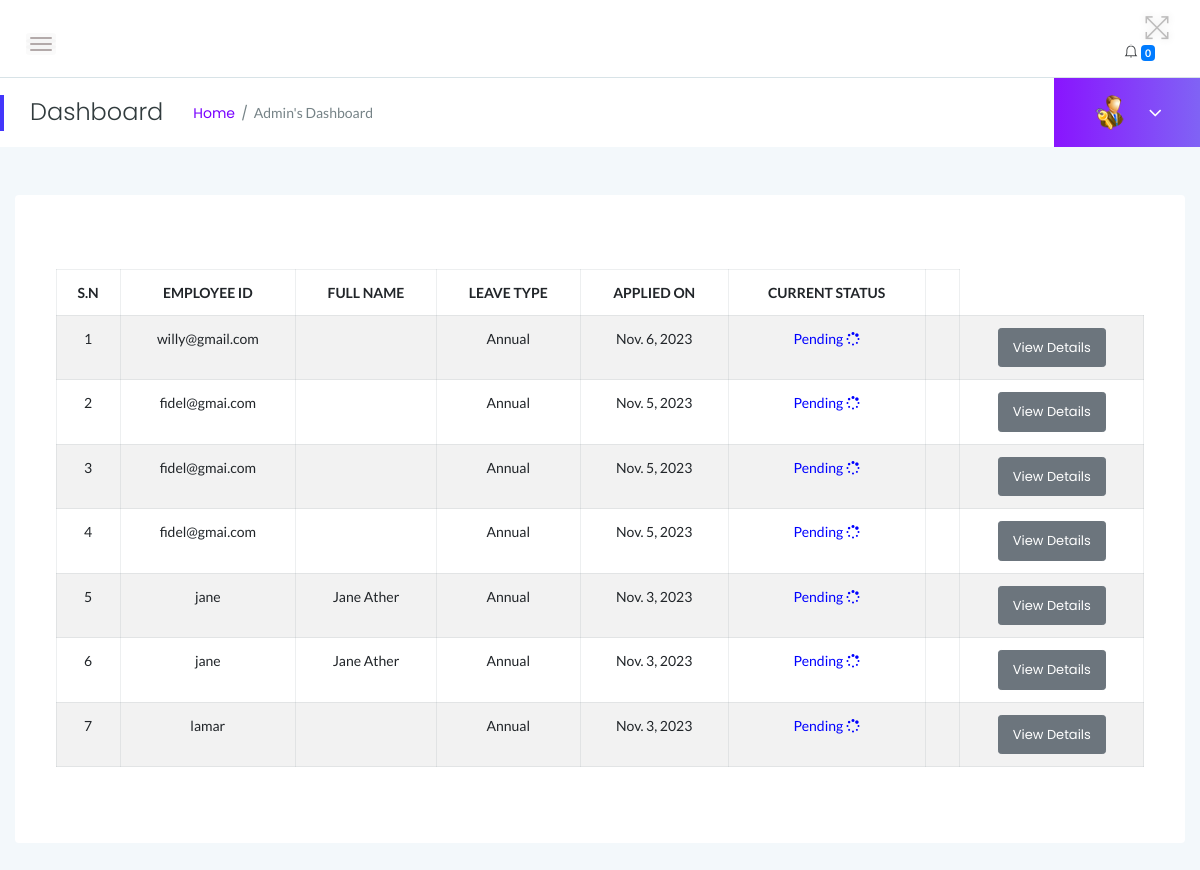
Screenshot of /myadmin/leaves_history/ (signed in) with the database file from the repository.
### myadmin/models.py (models this page shows)
class Leave(models.Model):
    employee = models.ForeignKey(User, on_delete=models.CASCADE)
    leave_type = models.CharField(max_length=100, default='Annual')
    posting_date = models.DateField(auto_now_add=True)
    status = models.CharField(
        max_length=10,
        choices=STATUS_CHOICES,
        default='Pending'
    )
    leavetype = models.CharField(max_length=255, default=None)
    description = models.TextField(default=None)
    fromdate = models.DateField( default=None)
    todate = models.DateField( default=None)
    isread = models.IntegerField(default=0)

### myadmin/views.py (the view)
# urls.py: path('leaves_history/', views.leaves_history, name='leave_history'),
@login_required
def leaves_history(request):
    if not request.user.is_authenticated:
        return redirect('admin_login')  # Redirect to the login page if not authenticated
    leave_history = Leave.objects.select_related('employee').order_by('-id')  # Assuming you have a Leave model
    return render(request, 'admin/leaves_history.html', {'leave_history': leave_history})

### myadmin/templates/admin/leaves_history.html (shortened to what this page needs)
{% load static %}
<!DOCTYPE html>
<html class="no-js" lang="en">
<head>
{% include 'admin/top.html' %}
</head>
<body>
   {% include 'admin/sidebars.html' %}
    <div class="main-content-inner">
        <div class="row">
            <div class="col-12 mt-5">
                <div class="card">
                    <div class="card-body">
                        <div class="single-table">
                            <div class="table-responsive">
                                <table class="table table-hover table-striped table-bordered progress-table text-center">
                                    <thead class="text-uppercase">
                                        <tr>
                                            <th>S.N</th>
                                            <th>Employee ID</th>
                                            <th>Full Name</th>
                                            <th>Leave Type</th>
                                            <th>Applied On</th>
                                            <th>Current Status</th>
                                            <th></th>
                                        </tr>
                                    </thead>
                                    <tbody>
                                        {% for leave in leave_history %}
                                            <tr>
                                                <td>{{ forloop.counter }}</td>
                                                <td>{{ leave.employee }}</td>
                                                <td>{{ leave.employee.first_name }} {{ leave.employee.last_name }}</td>
                                                <td>{{ leave.leave_type }}</td>
                                                <td>{{ leave.posting_date }}</td>
                                                <td>
                                                    {% if leave.Status == 1 %}
                                                        <span style="color: green">Approved <i class="fa fa-check-square-o"></i></span>
                                                    {% elif leave.Status == 2 %}
                                                        <span style="color: red">Declined <i class="fa fa-times"></i></span>
                                                    {% else %}
                                                        <span style="color: blue">Pending <i class="fa fa-spinner"></i></span>
                                                    {% endif %}
                                                </td>
                                                <td>
                                                    <td><a href="{% url 'myadmin:employee_leave_details' leave.id %}" class="btn btn-secondary btn-sm">View Details</a></td>
                                                </td>
                                            </tr>
                                        {% endfor %}
                                    </tbody>
                                </table>
                            </div>
                        </div>
                    </div>
                </div>
            </div>
        </div>
    </div>
        </div>
    </div>
</body>
</html>

### static/css/styles.css (style rules this page uses)
.card { border: none; border-radius: 4px; background-color: #fff; -webkit-transition: all 0.3s ease 0s; transition: all 0.3s ease 0s; }
.card-body { padding: 25.6px; padding: 1.6rem; }
.main-content-inner { padding: 0 30px 50px; }
.btn { padding: 11px 17px; font-size: 13px; letter-spacing: 0; }
.btn-sm { padding: 9px 14px; }
.single-table .table { margin-bottom: 0; }
table tr th { border-bottom: none; }
table tr th, table tr td { border-top: 1px solid rgba(120, 130, 140, 0.13) !important; }
.table-bordered td, .table-bordered th { border: 1px solid rgba(120, 130, 140, 0.13) !important; }

### rows the page displays
Leave: employee "willy@gmail.com", leave_type "Annual", posting_date "Nov. 6, 2023"
Leave: employee "fidel@gmai.com", leave_type "Annual", posting_date "Nov. 5, 2023"
Leave: employee "fidel@gmai.com", leave_type "Annual", posting_date "Nov. 5, 2023"
Leave: employee "fidel@gmai.com", leave_type "Annual", posting_date "Nov. 5, 2023"
Leave: employee "jane", employee.first_name "Jane", employee.last_name "Ather", leave_type "Annual", posting_date "Nov. 3, 2023"
Leave: employee "jane", employee.first_name "Jane", employee.last_name "Ather", leave_type "Annual", posting_date "Nov. 3, 2023"
Leave: employee "lamar", leave_type "Annual", posting_date "Nov. 3, 2023"

### other values shown
{{ notifications|length }} "0"
